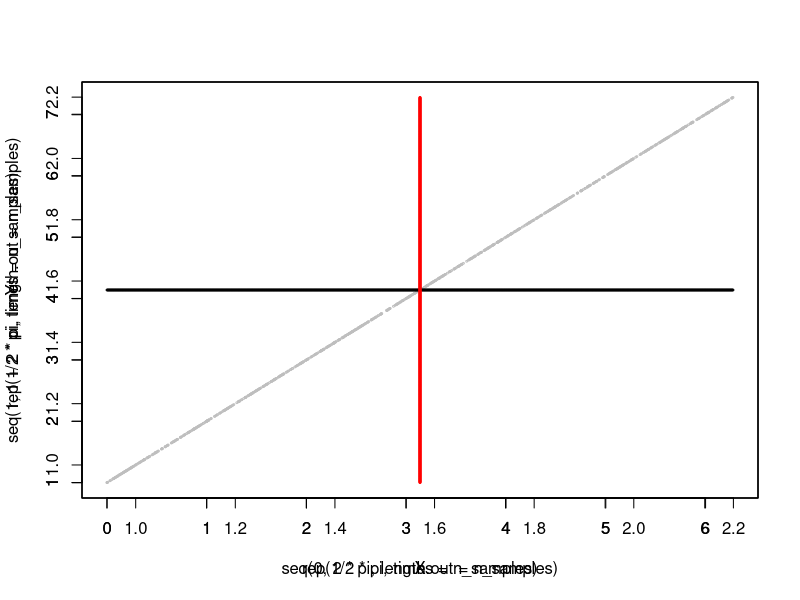
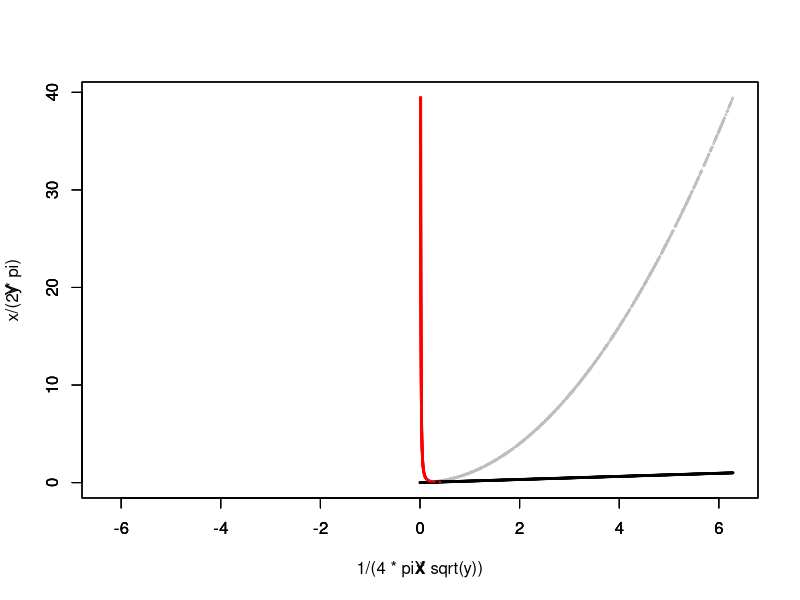
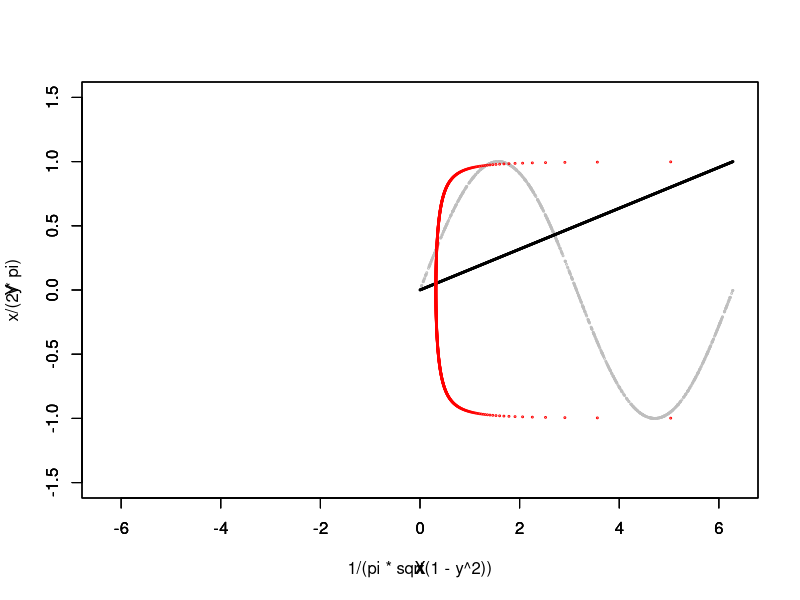

These figures' R source, in order: (Note: this script raises an error after producing the figures.)
# Set the number of random samples to generate
n_samples <- 1000

X <- runif(n_samples, min = 0, max = 2 * pi)
Y <- X + 1
plot(X,Y, cex=0.25, col="gray")
par(new=T)
plot(seq(0,2*pi, length.out=n_samples), rep(1/2*pi, times=n_samples), cex=0.25)
par(new=T)
plot(rep(1/2*pi, times=n_samples), seq(1, 1+2*pi, length.out=n_samples), cex=0.25, col="red")

X <- runif(n_samples, min = 0, max = 2 * pi)
Y <- X^2
plot(X,Y, cex=0.25, xlim=c(-2*pi,2*pi), ylim=c(0,4*pi*pi), col="gray")
par(new=T)
x <- seq(0,2*pi, length.out=n_samples)
plot(x, x/(2*pi), xlim=c(-2*pi,2*pi), ylim=c(0,4*pi*pi), cex=0.25)
par(new=T)
y <- seq(0, 4*pi*pi, length.out=n_samples)
plot(1/(4*pi*sqrt(y)), y, xlim=c(-2*pi,2*pi), ylim=c(0,4*pi*pi), cex=0.25, col="red")

X <- runif(n_samples, min = 0, max = 2 * pi)
Y <- sin(X)
plot(X,Y, cex=0.25, xlim=c(-2*pi,2*pi), ylim=c(-1.5,1.5), col="gray")
par(new=T)
x <- seq(0,2*pi, length.out=n_samples)
plot(x, x/(2*pi), xlim=c(-2*pi,2*pi), ylim=c(-1.5, 1.5), cex=0.25)
par(new=T)
y <- seq(-1, 1, length.out=n_samples)
plot(1/(pi*sqrt(1-y^2)), y, xlim=c(-2*pi,2*pi), ylim=c(-1.5, 1.5), cex=0.25, col="red")

# Create a histogram to visualize the distribution
# breaks: specifies the number of bins or a vector of breakpoints.
# main: title of the plot.
# xlab: label for the x-axis.
# ylab: label for the y-axis.
# col: color of the histogram bars.
hist(random_variables,
     breaks = 50, # You can adjust the number of breaks for desired detail
     main = "Histogram of Uniform Random Variables on [0, 2π]",
     xlab = "Value",
     ylab = "Frequency",
     col = "lightblue")
